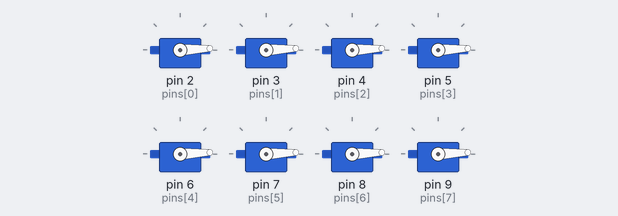
The sketch below on a simulated Arduino Uno, built with avr-gcc and run on an emulated ATmega328P. Parts: 8 × servo.

Above: at 0.05 s.
At 0.7 s:
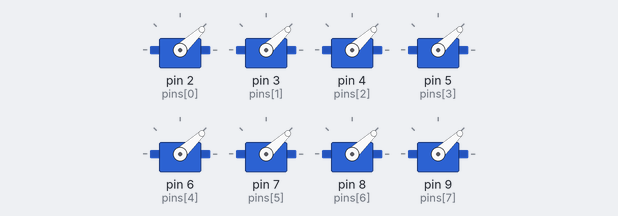
At 1.35 s:
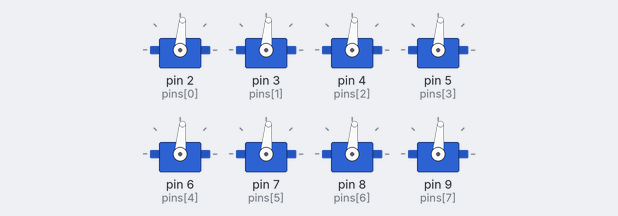
At 2.7 s:
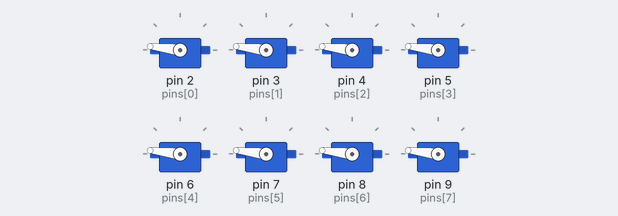
At 4.05 s:
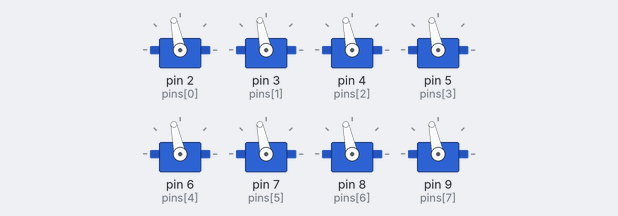
At 5.4 s:
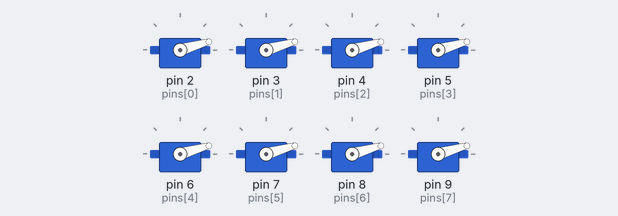
Timing chart, 0 to 7.3 s (numbered marks = the images above):
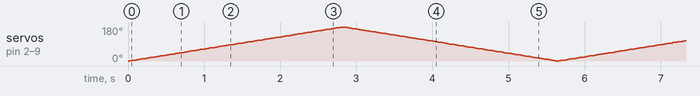

The sketch:

servoTest.ino
```cpp
#include <Servo.h>

#define num_of_servos 8
#define num_of_steps 1
#define delay_between_steps 15

Servo servo[num_of_servos];  // create Servo object as an array
int pins[num_of_servos] = {2, 3, 4, 5, 6, 7, 8, 9};
int pos = 0;

void setup() {
  for (int i = 0; i < 8; i++){
    servo[i].attach(pins[i]);
  }

}

void loop() {

  for (pos = 0; pos <= 180; pos += num_of_steps) {
    for (int i = 0; i < num_of_servos; i++) {
      servo[i].write(pos);
    }
    delay(delay_between_steps);
  }

  for (pos = 180; pos >= 0; pos -= num_of_steps) {
    for (int i = 0; i < num_of_servos; i++) {
      servo[i].write(pos);
    }
    delay(delay_between_steps);
  }

}
```
